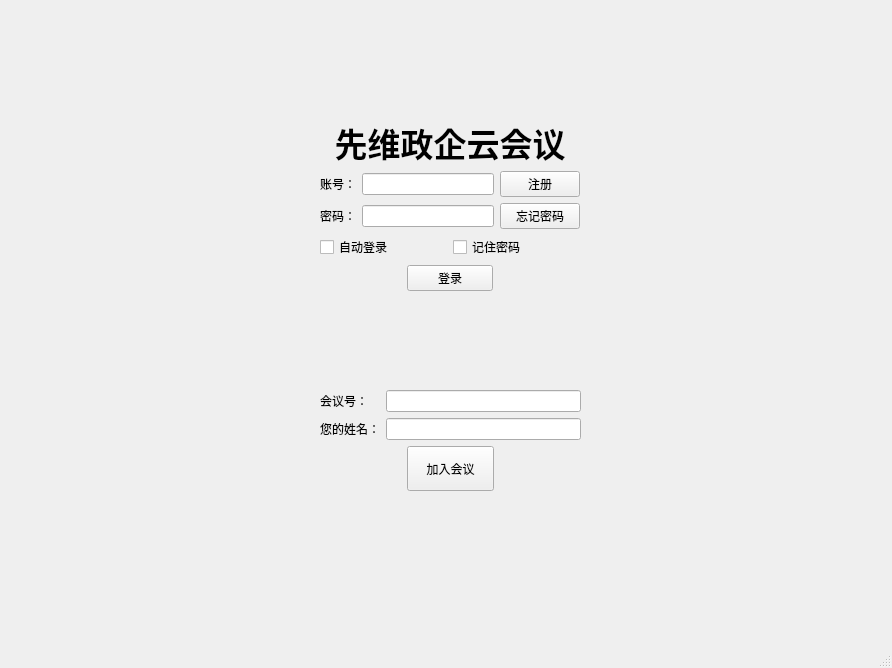
<?xml version="1.0" encoding="UTF-8"?>
<ui version="4.0">
 <class>LoginWindow</class>
 <widget class="QMainWindow" name="LoginWindow">
  <property name="geometry">
   <rect>
    <x>0</x>
    <y>0</y>
    <width>892</width>
    <height>668</height>
   </rect>
  </property>
  <property name="windowTitle">
   <string>先维政企云会议</string>
  </property>
  <widget class="QWidget" name="centralwidget">
   <widget class="QWidget" name="layoutWidget">
    <property name="geometry">
     <rect>
      <x>320</x>
      <y>120</y>
      <width>260</width>
      <height>171</height>
     </rect>
    </property>
    <layout class="QVBoxLayout" name="verticalLayout">
     <item>
      <widget class="QLabel" name="myNameLabel">
       <property name="font">
        <font>
         <pointsize>25</pointsize>
         <weight>75</weight>
         <bold>true</bold>
        </font>
       </property>
       <property name="text">
        <string>先维政企云会议</string>
       </property>
       <property name="alignment">
        <set>Qt::AlignCenter</set>
       </property>
      </widget>
     </item>
     <item>
      <layout class="QHBoxLayout" name="horizontalLayout">
       <item>
        <widget class="QLabel" name="accountLabel">
         <property name="text">
          <string>账号：</string>
         </property>
        </widget>
       </item>
       <item>
        <widget class="QLineEdit" name="accountLineEdit"/>
       </item>
       <item>
        <widget class="QPushButton" name="regPushButton">
         <property name="text">
          <string>注册</string>
         </property>
        </widget>
       </item>
      </layout>
     </item>
     <item>
      <layout class="QHBoxLayout" name="horizontalLayout_2">
       <item>
        <widget class="QLabel" name="pwdLabel">
         <property name="text">
          <string>密码：</string>
         </property>
        </widget>
       </item>
       <item>
        <widget class="QLineEdit" name="pwdLineEdit_2"/>
       </item>
       <item>
        <widget class="QPushButton" name="fgtPwdPushButton">
         <property name="text">
          <string>忘记密码</string>
         </property>
        </widget>
       </item>
      </layout>
     </item>
     <item>
      <layout class="QHBoxLayout" name="horizontalLayout_3">
       <item>
        <widget class="QCheckBox" name="autoLogincheckBox">
         <property name="text">
          <string>自动登录</string>
         </property>
        </widget>
       </item>
       <item>
        <widget class="QCheckBox" name="remPwdcheckBox">
         <property name="text">
          <string>记住密码</string>
         </property>
        </widget>
       </item>
      </layout>
     </item>
     <item>
      <layout class="QHBoxLayout" name="horizontalLayout_4">
       <item>
        <spacer name="horizontalSpacer">
         <property name="orientation">
          <enum>Qt::Horizontal</enum>
         </property>
         <property name="sizeHint" stdset="0">
          <size>
           <width>40</width>
           <height>20</height>
          </size>
         </property>
        </spacer>
       </item>
       <item>
        <widget class="QPushButton" name="loginPushButton">
         <property name="sizePolicy">
          <sizepolicy hsizetype="Expanding" vsizetype="Expanding">
           <horstretch>0</horstretch>
           <verstretch>0</verstretch>
          </sizepolicy>
         </property>
         <property name="text">
          <string>登录</string>
         </property>
        </widget>
       </item>
       <item>
        <spacer name="horizontalSpacer_2">
         <property name="orientation">
          <enum>Qt::Horizontal</enum>
         </property>
         <property name="sizeHint" stdset="0">
          <size>
           <width>40</width>
           <height>20</height>
          </size>
         </property>
        </spacer>
       </item>
      </layout>
     </item>
    </layout>
   </widget>
   <widget class="QWidget" name="layoutWidget">
    <property name="geometry">
     <rect>
      <x>320</x>
      <y>390</y>
      <width>261</width>
      <height>101</height>
     </rect>
    </property>
    <layout class="QVBoxLayout" name="verticalLayout_4">
     <property name="sizeConstraint">
      <enum>QLayout::SetMinAndMaxSize</enum>
     </property>
     <item>
      <layout class="QHBoxLayout" name="horizontalLayout_5">
       <item>
        <layout class="QVBoxLayout" name="verticalLayout_2">
         <item>
          <widget class="QLabel" name="accountLabel_2">
           <property name="text">
            <string>会议号：</string>
           </property>
          </widget>
         </item>
         <item>
          <widget class="QLabel" name="pwdLabel_2">
           <property name="text">
            <string>您的姓名：</string>
           </property>
          </widget>
         </item>
        </layout>
       </item>
       <item>
        <layout class="QVBoxLayout" name="verticalLayout_3">
         <item>
          <widget class="QLineEdit" name="accountLineEdit_2"/>
         </item>
         <item>
          <widget class="QLineEdit" name="pwdLineEdit_3"/>
         </item>
        </layout>
       </item>
      </layout>
     </item>
     <item>
      <layout class="QHBoxLayout" name="horizontalLayout_6">
       <item>
        <spacer name="horizontalSpacer_3">
         <property name="orientation">
          <enum>Qt::Horizontal</enum>
         </property>
         <property name="sizeHint" stdset="0">
          <size>
           <width>40</width>
           <height>20</height>
          </size>
         </property>
        </spacer>
       </item>
       <item>
        <widget class="QPushButton" name="loginPushButton_2">
         <property name="sizePolicy">
          <sizepolicy hsizetype="Expanding" vsizetype="Expanding">
           <horstretch>0</horstretch>
           <verstretch>0</verstretch>
          </sizepolicy>
         </property>
         <property name="minimumSize">
          <size>
           <width>80</width>
           <height>40</height>
          </size>
         </property>
         <property name="maximumSize">
          <size>
           <width>160</width>
           <height>80</height>
          </size>
         </property>
         <property name="text">
          <string>加入会议</string>
         </property>
        </widget>
       </item>
       <item>
        <spacer name="horizontalSpacer_4">
         <property name="orientation">
          <enum>Qt::Horizontal</enum>
         </property>
         <property name="sizeHint" stdset="0">
          <size>
           <width>40</width>
           <height>20</height>
          </size>
         </property>
        </spacer>
       </item>
      </layout>
     </item>
    </layout>
   </widget>
  </widget>
  <widget class="QMenuBar" name="menubar">
   <property name="geometry">
    <rect>
     <x>0</x>
     <y>0</y>
     <width>892</width>
     <height>23</height>
    </rect>
   </property>
  </widget>
  <widget class="QStatusBar" name="statusbar"/>
 </widget>
 <resources/>
 <connections/>
</ui>
